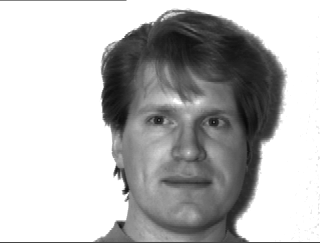
#> input picture Machine Learning/Final Exam/Final_exam/data/yalefaces/subject01-test.gif, 320 x 243 px, found by its file name
$ jupyter execute --allow-errors Yale_notebook.ipynb
#> lines starting #> are read from the running program, lines starting #| are printed output that depends on the picture
[cell 1]
import os
import sys

import numpy as np
import scipy as sp
import matplotlib.pyplot as plt
import sklearn.preprocessing as skpp
import scipy.sparse.linalg as ll
import matplotlib.image as mpimg
import skimage

test_image = ["subject01-test.gif", "subject14-test.gif"]
X1 = []
X14 = []
img_test = []
path = '/content/drive/My Drive/yalefaces'
i = 0
j = 0

[cell 2]
for filename in os.listdir(path):
    if not filename in test_image:
        if i <=9:
            i+=1

            img = mpimg.imread(os.path.join(path, filename))
            img_flat = img.flatten()
            X1.append(img_flat)
        else:

            img = mpimg.imread(os.path.join(path, filename))
            img_flat = img.flatten()
            X14.append(img_flat)
    else:
        img = mpimg.imread(os.path.join(path, filename))
#> img is the input picture: shape (243, 320); min 9, max 255, mean 184.5
        img_flat = img.flatten()
        img_test.append(img_flat)

X1 = np.array(X1).T
X14 = np.array(X14).T
img_test = np.array(img_test).T
m, n = X1.shape
#> m = 77760; n = 2

[cell 3]
def norm_array(X):
    X_stdA = np.std(X,axis = 0)
    X_stdA = skpp.normalize(X_stdA.reshape(1,-1))
    X = X@np.diag(np.ones(X_stdA.shape[1])/X_stdA[0])
    X = X.T
    return X

def center_array(X):
    X_mu = np.mean(X, axis = 1)
    X_c = X - X_mu[:,None]
    return X_c

def eigndecompo (X_xc, K=6, m=m):
    C = np.matmul(X_xc,X_xc.T)/m
    S,W = ll.eigs(C,k = K)
    return S, W

def get_eigenFaces(W, X_xc, S):
    Eigenface_array = np.dot(W.T, X_xc)/np.sqrt(S[:,None])
    return np.real(Eigenface_array)

X1 = norm_array(X1)
X1_xc = center_array(X1)
X1_S, X1_W = eigndecompo(X1_xc, K=6, m=m)
X1_EGFaces = get_eigenFaces(X1_W, X1_xc, X1_S)
for i in range((X1_EGFaces.shape)[0]):
    plt.imshow(X1_EGFaces[i].reshape(243, 320), cmap=plt.get_cmap('gray'))
    plt.title("Subject 1 EigenFace"+str(i))
    plt.savefig("Subject 1_EigenFace"+str(i)+".png")
#> this loop made 2 passes
#> pass 1, `plt.savefig("Subject 1_EigenFace"+str(i)+".png")`:
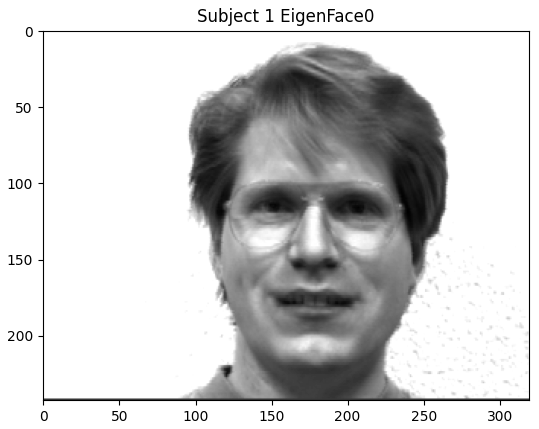
#> figure drawn by matplotlib, 1 panel
#> pass 2, `plt.savefig("Subject 1_EigenFace"+str(i)+".png")`:
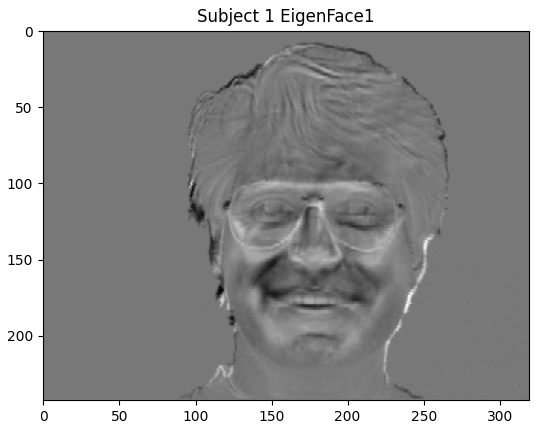
#> figure drawn by matplotlib, 1 panel
